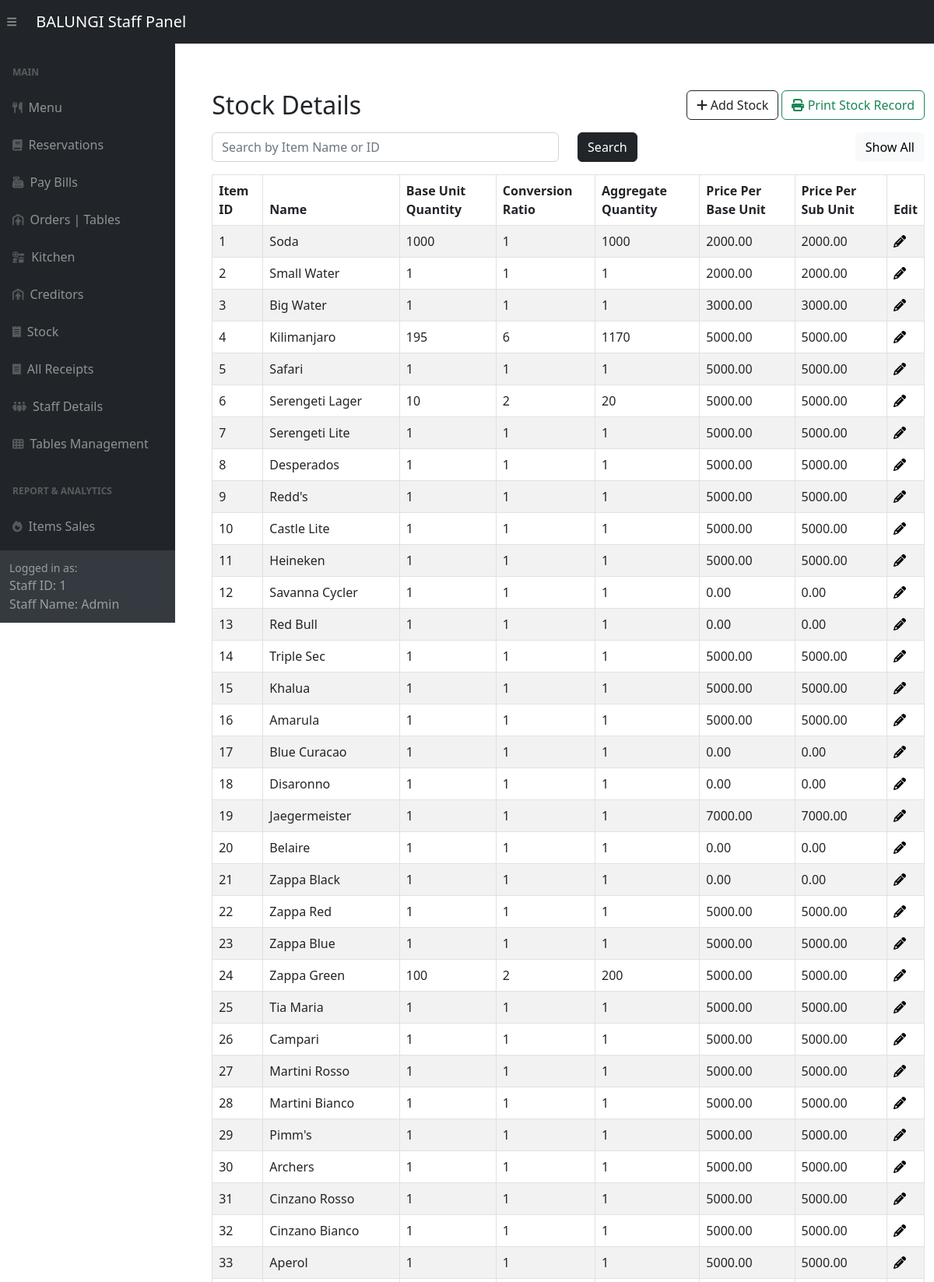
Screenshot of /adminSide/panel/stock-panel.php (signed in, upper part) with the database file from the repository.
### tables this page shows
CREATE TABLE `stock` (
  `ItemID` int(11) NOT NULL,
  `ItemName` varchar(255) NOT NULL,
  `BaseUnitQuantity` int(11) NOT NULL,
  `ConversionRatio` int(11) NOT NULL,
  `AggregateQuantity` int(11) GENERATED ALWAYS AS (`BaseUnitQuantity` * `ConversionRatio`) STORED,
  `PricePerBaseUnit` decimal(10,2) NOT NULL,
  `PricePerSubUnit` decimal(10,2) NOT NULL,
  `LastUpdated` timestamp NOT NULL DEFAULT current_timestamp() ON UPDATE current_timestamp(),
  `BaseUnitName` varchar(50) NOT NULL DEFAULT 'Bottle',
  `AggregateUnitName` varchar(50) NOT NULL DEFAULT 'Tot'
);

### adminSide/panel/stock-panel.php (the view, shortened to what this page needs)
<?php include '../inc/dashHeader.php'; ?>
<div class="wrapper">
    <div class="container-fluid pt-5 pl-600">
        <div class="row">
            <div class="m-50">
            <div class="mt-5 mb-3 d-flex justify-content-between align-items-center">
                 <h2 class="m-0">Stock Details</h2>
                <div>
                <a href="../stockCrud/createStock.php" class="btn btn-outline-dark"><i class="fa fa-plus"></i> Add Stock</a>
                <a href="../posBackend/generateStockReport.php" class="btn btn-outline-success"><i class="fa fa-print"></i> Print Stock Record</a>
                </div>
             </div>
                <div class="mb-3">
                    <form method="POST" action="#">
                        <div class="row">
                            <div class="col-md-6">
                                <input type="text" name="search" id="search" class="form-control" placeholder="Search by Item Name or ID">
                            </div>
                            <div class="col-md-3">
                                <button type="submit" class="btn btn-dark">Search</button>
                            </div>
                            <div class="col" style="text-align: right;" >
                                <a href="stock.php" class="btn btn-light">Show All</a>
                            </div>
                        </div>
                    </form>
                </div>
                <?php
                require_once "../config.php";
                if (isset($_POST['search']) && !empty($_POST['search'])) {
                    $search = $_POST['search'];
                    $sql = "SELECT * FROM Stock WHERE ItemName LIKE '%$search%' OR ItemID LIKE '%$search%' ORDER BY ItemID";
                } else {
                    $sql = "SELECT * FROM Stock ORDER BY ItemID";
                }
                if ($result = mysqli_query($link, $sql)) {
                    if (mysqli_num_rows($result) > 0) {
                        echo '<table class="table table-bordered table-striped">';
                        echo "<thead>";
                        echo "<tr>";
                        echo "<th>Item ID</th>";
                        echo "<th>Name</th>";
                        echo "<th>Base Unit Quantity</th>";
                        echo "<th>Conversion Ratio</th>";
                        echo "<th>Aggregate Quantity</th>";
                        echo "<th>Price Per Base Unit</th>";
                        echo "<th>Price Per Sub Unit</th>";
                        echo "<th>Edit</th>";
                        echo "</tr>";
                        echo "</thead>";
                        echo "<tbody>";
                        while ($row = mysqli_fetch_array($result)) {
                            echo "<tr>";
                            echo "<td>" . $row['ItemID'] . "</td>";
                            echo "<td>" . $row['ItemName'] . "</td>";
                            echo "<td>" . $row['BaseUnitQuantity'] . "</td>";
                            echo "<td>" . $row['ConversionRatio'] . "</td>";
                            echo "<td>" . ($row['AggregateQuantity'] ?? 'N/A') . "</td>";
                            echo "<td>" . $row['PricePerBaseUnit'] . "</td>";
                            echo "<td>" . $row['PricePerSubUnit'] . "</td>";
                            echo "<td>";
                            echo '<a href="../stockCrud/updateStock.php?id='. $row['ItemID'] .'" title="Modify Record" data-toggle="tooltip" onclick="return confirm(\'Admin permission required!\n\nAre you sure you want to edit this stock item?\')">'
                                    . '<i class="fa fa-pencil" aria-hidden="true"></i></a>';
                            echo "</td>";
                            echo "</tr>";
                        }
                        echo "</tbody>";
                        echo "</table>";
                    } else {
                        echo '<div class="alert alert-danger"><em>No records were found.</em></div>';
                    }
                } else {
                    echo "Oops! Something went wrong. Please try again later.";
                }
                ?>
            </div>
        </div>
    </div>
</div>
<?php include '../inc/dashFooter.php'; ?>

### adminSide/panel/stock-panel.php (style rules this page uses)
.wrapper { width: 1300px; padding-left: 200px; padding-top: 20px }

### rows the page displays
stock: ItemID "1", ItemName "Soda", BaseUnitQuantity "1000", ConversionRatio "1", AggregateQuantity "1000", PricePerBaseUnit "2000.00", PricePerSubUnit "2000.00"
stock: ItemID "2", ItemName "Small Water", BaseUnitQuantity "1", ConversionRatio "1", AggregateQuantity "1", PricePerBaseUnit "2000.00", PricePerSubUnit "2000.00"
stock: ItemID "3", ItemName "Big Water", BaseUnitQuantity "1", ConversionRatio "1", AggregateQuantity "1", PricePerBaseUnit "3000.00", PricePerSubUnit "3000.00"
stock: ItemID "4", ItemName "Kilimanjaro", BaseUnitQuantity "195", ConversionRatio "6", AggregateQuantity "1170", PricePerBaseUnit "5000.00", PricePerSubUnit "5000.00"
stock: ItemID "5", ItemName "Safari", BaseUnitQuantity "1", ConversionRatio "1", AggregateQuantity "1", PricePerBaseUnit "5000.00", PricePerSubUnit "5000.00"
stock: ItemID "6", ItemName "Serengeti Lager", BaseUnitQuantity "10", ConversionRatio "2", AggregateQuantity "20", PricePerBaseUnit "5000.00", PricePerSubUnit "5000.00"
stock: ItemID "7", ItemName "Serengeti Lite", BaseUnitQuantity "1", ConversionRatio "1", AggregateQuantity "1", PricePerBaseUnit "5000.00", PricePerSubUnit "5000.00"
stock: ItemID "8", ItemName "Desperados", BaseUnitQuantity "1", ConversionRatio "1", AggregateQuantity "1", PricePerBaseUnit "5000.00", PricePerSubUnit "5000.00"
stock: ItemID "9", ItemName "Redd's", BaseUnitQuantity "1", ConversionRatio "1", AggregateQuantity "1", PricePerBaseUnit "5000.00", PricePerSubUnit "5000.00"
stock: ItemID "10", ItemName "Castle Lite", BaseUnitQuantity "1", ConversionRatio "1", AggregateQuantity "1", PricePerBaseUnit "5000.00", PricePerSubUnit "5000.00"
stock: ItemID "11", ItemName "Heineken", BaseUnitQuantity "1", ConversionRatio "1", AggregateQuantity "1", PricePerBaseUnit "5000.00", PricePerSubUnit "5000.00"
stock: ItemID "12", ItemName "Savanna Cycler", BaseUnitQuantity "1", ConversionRatio "1", AggregateQuantity "1", PricePerBaseUnit "0.00", PricePerSubUnit "0.00"
stock: ItemID "13", ItemName "Red Bull", BaseUnitQuantity "1", ConversionRatio "1", AggregateQuantity "1", PricePerBaseUnit "0.00", PricePerSubUnit "0.00"
stock: ItemID "14", ItemName "Triple Sec", BaseUnitQuantity "1", ConversionRatio "1", AggregateQuantity "1", PricePerBaseUnit "5000.00", PricePerSubUnit "5000.00"
stock: ItemID "15", ItemName "Khalua", BaseUnitQuantity "1", ConversionRatio "1", AggregateQuantity "1", PricePerBaseUnit "5000.00", PricePerSubUnit "5000.00"
stock: ItemID "16", ItemName "Amarula", BaseUnitQuantity "1", ConversionRatio "1", AggregateQuantity "1", PricePerBaseUnit "5000.00", PricePerSubUnit "5000.00"
stock: ItemID "17", ItemName "Blue Curacao", BaseUnitQuantity "1", ConversionRatio "1", AggregateQuantity "1", PricePerBaseUnit "0.00", PricePerSubUnit "0.00"
stock: ItemID "18", ItemName "Disaronno", BaseUnitQuantity "1", ConversionRatio "1", AggregateQuantity "1", PricePerBaseUnit "0.00", PricePerSubUnit "0.00"
stock: ItemID "19", ItemName "Jaegermeister", BaseUnitQuantity "1", ConversionRatio "1", AggregateQuantity "1", PricePerBaseUnit "7000.00", PricePerSubUnit "7000.00"
stock: ItemID "20", ItemName "Belaire", BaseUnitQuantity "1", ConversionRatio "1", AggregateQuantity "1", PricePerBaseUnit "0.00", PricePerSubUnit "0.00"
stock: ItemID "21", ItemName "Zappa Black", BaseUnitQuantity "1", ConversionRatio "1", AggregateQuantity "1", PricePerBaseUnit "0.00", PricePerSubUnit "0.00"
stock: ItemID "22", ItemName "Zappa Red", BaseUnitQuantity "1", ConversionRatio "1", AggregateQuantity "1", PricePerBaseUnit "5000.00", PricePerSubUnit "5000.00"
stock: ItemID "23", ItemName "Zappa Blue", BaseUnitQuantity "1", ConversionRatio "1", AggregateQuantity "1", PricePerBaseUnit "5000.00", PricePerSubUnit "5000.00"
stock: ItemID "24", ItemName "Zappa Green", BaseUnitQuantity "100", ConversionRatio "2", AggregateQuantity "200", PricePerBaseUnit "5000.00", PricePerSubUnit "5000.00"
stock: ItemID "25", ItemName "Tia Maria", BaseUnitQuantity "1", ConversionRatio "1", AggregateQuantity "1", PricePerBaseUnit "5000.00", PricePerSubUnit "5000.00"
stock: ItemID "26", ItemName "Campari", BaseUnitQuantity "1", ConversionRatio "1", AggregateQuantity "1", PricePerBaseUnit "5000.00", PricePerSubUnit "5000.00"
stock: ItemID "27", ItemName "Martini Rosso", BaseUnitQuantity "1", ConversionRatio "1", AggregateQuantity "1", PricePerBaseUnit "5000.00", PricePerSubUnit "5000.00"
stock: ItemID "28", ItemName "Martini Bianco", BaseUnitQuantity "1", ConversionRatio "1", AggregateQuantity "1", PricePerBaseUnit "5000.00", PricePerSubUnit "5000.00"
stock: ItemID "29", ItemName "Pimm's", BaseUnitQuantity "1", ConversionRatio "1", AggregateQuantity "1", PricePerBaseUnit "5000.00", PricePerSubUnit "5000.00"
stock: ItemID "30", ItemName "Archers", BaseUnitQuantity "1", ConversionRatio "1", AggregateQuantity "1", PricePerBaseUnit "5000.00", PricePerSubUnit "5000.00"
stock: ItemID "31", ItemName "Cinzano Rosso", BaseUnitQuantity "1", ConversionRatio "1", AggregateQuantity "1", PricePerBaseUnit "5000.00", PricePerSubUnit "5000.00"
stock: ItemID "32", ItemName "Cinzano Bianco", BaseUnitQuantity "1", ConversionRatio "1", AggregateQuantity "1", PricePerBaseUnit "5000.00", PricePerSubUnit "5000.00"
stock: ItemID "33", ItemName "Aperol", BaseUnitQuantity "1", ConversionRatio "1", AggregateQuantity "1", PricePerBaseUnit "5000.00", PricePerSubUnit "5000.00"

### other values shown
$_SESSION['logged_account_id'] "1"
$_SESSION['logged_staff_name'] "Admin"
